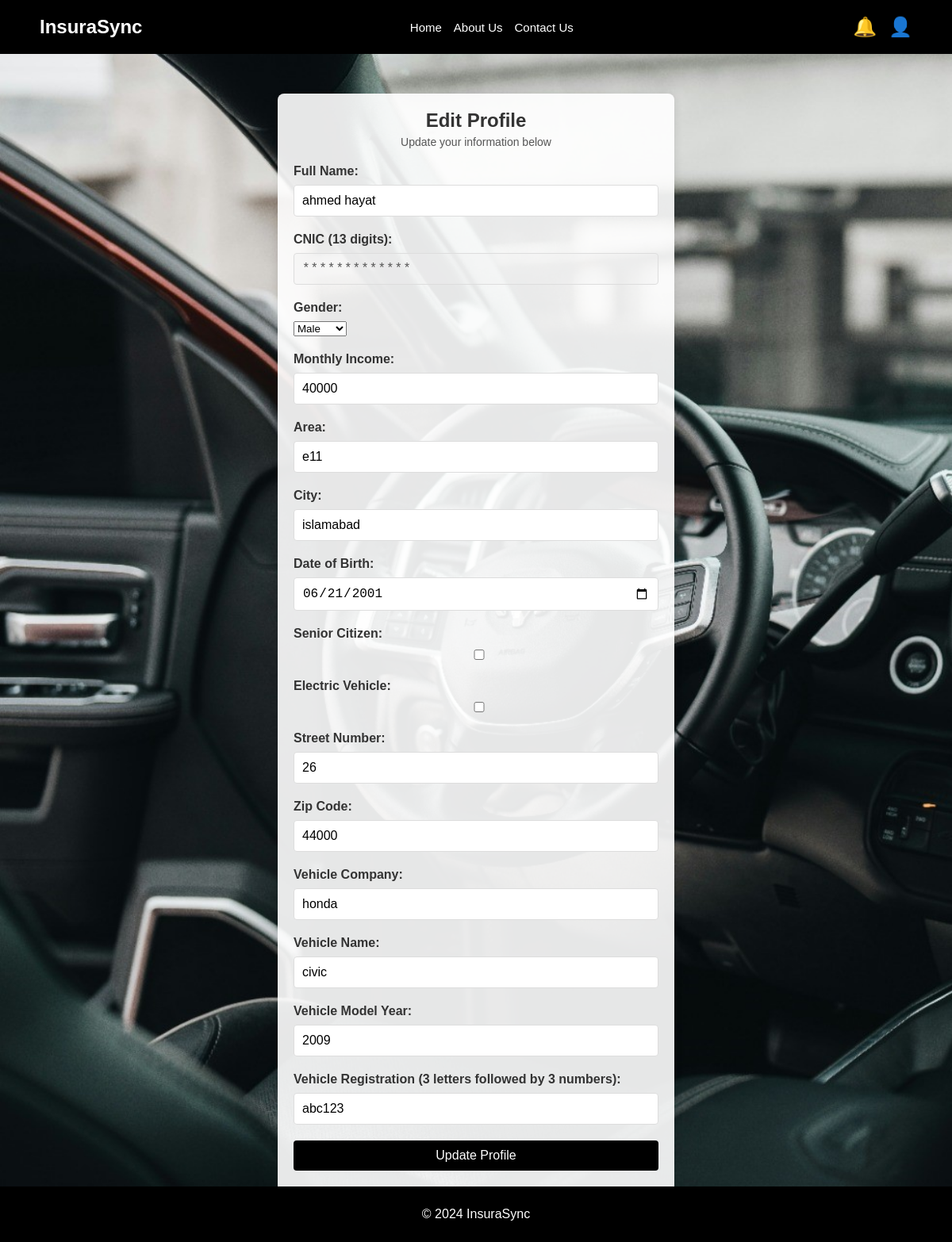
Page /profile.php (signed in) on the committed database.
### tables this page shows
CREATE TABLE `users` (
  `user_id` int(11) NOT NULL,
  `full_name` varchar(50) NOT NULL,
  `email` varchar(100) NOT NULL,
  `password` varchar(100) NOT NULL,
  `cnic` char(13) DEFAULT NULL,
  `gender` char(1) DEFAULT NULL,
  `age` int(11) DEFAULT NULL,
  `monthly_income` bigint(20) DEFAULT NULL,
  `area` varchar(50) DEFAULT NULL,
  `city` varchar(50) DEFAULT NULL,
  `dob` date DEFAULT NULL,
  `is_senior_citizen` tinyint(1) DEFAULT NULL,
  `street_number` int(11) DEFAULT NULL,
  `zip_code` int(11) DEFAULT NULL,
  `vehicle_company` text DEFAULT NULL,
  `vehicle_name` text DEFAULT NULL,
  `vehicle_model_year` year(4) DEFAULT NULL,
  `is_vehicle_EV` tinyint(1) DEFAULT NULL,
  `vehicle_reg` varchar(15) DEFAULT NULL,
  `active_policy_id` int(11) DEFAULT NULL,
  `verified_profile` tinyint(1) NOT NULL
);

### profile.php (the view, shortened to what this page needs)
<?php
$servername = "localhost";
$db_username = "root";
$db_password = "";
$dbname = "insurasync";
$form_data = [];
$user_id = $_SESSION['user_id'];
$conn = new mysqli($servername, $db_username, $db_password, $dbname);
$sql = "SELECT * FROM users WHERE user_id = ?";
$stmt = $conn->prepare($sql);
$stmt->bind_param("i", $user_id);
$stmt->execute();
$result = $stmt->get_result();
$user = $result->fetch_assoc();
function get_form_value($field) {
    global $form_data, $user;
    if (!empty($form_data) && isset($form_data[$field])) {
        return htmlspecialchars($form_data[$field]);
    } else if (isset($user[$field])) {
        return htmlspecialchars($user[$field]);
    }
    return '';
}
function is_checked($field) {
    global $form_data, $user;
    if (!empty($form_data)) {
        return isset($form_data[$field]) ? 'checked' : '';
    } else {
        return (isset($user[$field]) && $user[$field] == 1) ? 'checked' : '';
    }
}
?>
<!DOCTYPE html>
<html lang="en">
<head>
    <link href="https://cdnjs.cloudflare.com/ajax/libs/font-awesome/6.0.0-beta3/css/all.min.css" rel="stylesheet">
</head>
<body>
<header>
    <h1>InsuraSync</h1>
    <nav>
        <a href="user_dashboard.php">Home</a>
        <a href="#">About Us</a>
        <a href="#">Contact Us</a>
    </nav>
    <div class="search-profile">
        <span class="icon">🔔</span>
        <span class="icon profile-icon">👤</span>
    </div>
</header>
<div class="container">
    <div class="form-title">
        <h2>Edit Profile</h2>
        <p>Update your information below</p>
    </div>
    <form method="POST" action="">
        <div class="form-group">
            <label for="full_name">Full Name:</label>
            <input type="text" id="full_name" name="full_name"
                   value="<?php echo get_form_value('full_name'); ?>" required>
        </div>
        <div class="form-group">
            <label for="cnic">CNIC (13 digits):</label>
            <?php if (!empty($user['cnic'])): ?>
                <input type="text" id="cnic" name="cnic" value="*************" class="masked-cnic" disabled>
            <?php else: ?>
                <input type="text" id="cnic" name="cnic" value="<?php echo get_form_value('cnic'); ?>" required>
            <?php endif; ?>
        </div>
        <div class="form-group">
            <label for="gender">Gender:</label>
            <select id="gender" name="gender" required>
                <option value="male" <?php echo (get_form_value('gender') == 'm' || (isset($form_data['gender']) && $form_data['gender'] == 'male')) ? 'selected' : ''; ?>>Male</option>
            </select>
        </div>
        <div class="form-group">
            <label for="monthly_income">Monthly Income:</label>
            <input type="number" id="monthly_income" name="monthly_income"
                   value="<?php echo get_form_value('monthly_income'); ?>" min="0" required>
        </div>
        <div class="form-group">
            <label for="area">Area:</label>
            <input type="text" id="area" name="area"
                   value="<?php echo get_form_value('area'); ?>" required>
        </div>
        <div class="form-group">
            <label for="city">City:</label>
            <input type="text" id="city" name="city"
                   value="<?php echo get_form_value('city'); ?>" required>
        </div>
        <div class="form-group">
            <label for="dob">Date of Birth:</label>
            <input type="date" id="dob" name="dob"
                   value="<?php echo get_form_value('dob'); ?>" required
                   oninput="calculateAge()">
        </div>
        <div class="form-group">
            <label for="is_senior_citizen">Senior Citizen:</label>
            <input type="checkbox" id="is_senior_citizen" name="is_senior_citizen"
                   <?php echo is_checked('is_senior_citizen'); ?>>
        </div>
        <div class="form-group">
            <label for="is_vehicle_EV">Electric Vehicle:</label>
            <input type="checkbox" id="is_vehicle_EV" name="is_vehicle_EV"
                   <?php echo is_checked('is_vehicle_EV'); ?>>
        </div>
        <div class="form-group">
            <label for="street_number">Street Number:</label>
            <input type="text" id="street_number" name="street_number"
                   value="<?php echo get_form_value('street_number'); ?>" required>
        </div>
        <div class="form-group">
            <label for="zip_code">Zip Code:</label>
            <input type="text" id="zip_code" name="zip_code"
                   value="<?php echo get_form_value('zip_code'); ?>" required
                   pattern="[0-9]*" min="0" oninput="this.value = this.value.replace(/[^0-9]/g, '')">
        </div>
        <div class="form-group">
            <label for="vehicle_company">Vehicle Company:</label>
            <input type="text" id="vehicle_company" name="vehicle_company"
                   value="<?php echo get_form_value('vehicle_company'); ?>" required>
        </div>
        <div class="form-group">
            <label for="vehicle_name">Vehicle Name:</label>
            <input type="text" id="vehicle_name" name="vehicle_name"
                   value="<?php echo get_form_value('vehicle_name'); ?>" required>
        </div>
        <div class="form-group">
            <label for="vehicle_model_year">Vehicle Model Year:</label>
            <input type="text" id="vehicle_model_year" name="vehicle_model_year"
                   value="<?php echo get_form_value('vehicle_model_year'); ?>" required>
        </div>
        <div class="form-group">
            <label for="vehicle_reg">Vehicle Registration (3 letters followed by 3 numbers):</label>
            <input type="text" id="vehicle_reg" name="vehicle_reg"
                   value="<?php echo get_form_value('vehicle_reg'); ?>" required
                   pattern="[A-Za-z]{3}[0-9]{3}" title="3 letters followed by 3 numbers">
        </div>
        <div class="form-group">
            <input type="submit" value="Update Profile">
        </div>
    </form>
</div>
<footer>
    <p>© 2024 InsuraSync</p>
</footer>
</body>
</html>

### profile.php (style rules this page uses)
body { font-family: Arial, sans-serif; margin: 0; padding: 0; background-image: url('bg.jpg'); background-size: cover; background-repeat: no-repeat; background-attachment: fixed; color: #333; }
header { background-color: #000; color: white; padding: 20px 50px; display: flex; justify-content: space-between; align-items: center; position: sticky; z-index: 1000; top: 0; }
header h1 { margin: 0; font-size: 24px; }
nav { display: flex; gap: 15px; }
nav a { color: white; text-decoration: none; font-size: 15px; }
.search-profile { display: flex; align-items: center; position: relative; }
.icon { font-size: 24px; margin-left: 15px; cursor: pointer; }
.container { max-width: 500px; margin: 50px auto; padding: 20px; background-color: rgba(255, 255, 255, 0.9); border-radius: 8px; box-shadow: 0 4px 12px rgba(0, 0, 0, 0.1); width: 100%; box-sizing: border-box; }
.form-title { text-align: center; margin-bottom: 20px; }
.form-title h2 { margin: 0; color: #333; }
.form-title p { margin-top: 5px; font-size: 14px; color: #555; }
.form-group { margin-bottom: 20px; }
.form-group label { display: block; margin-bottom: 8px; font-weight: bold; }
.form-group input { width: 100%; padding: 10px; font-size: 16px; border: 1px solid #ddd; border-radius: 4px; box-sizing: border-box; }
.form-group input[type="submit"] { background-color: #000; color: white; cursor: pointer; border: none; transition: background-color 0.3s; }
footer { background-color: #000; color: white; text-align: center; padding: 10px 0; position: fixed; bottom: 0; width: 100%; }
.masked-cnic { font-family: 'Courier', monospace; letter-spacing: 1px; }
.masked-cnic::before { content: '*********************'; visibility: hidden; }

### rows in the picture
users: full_name "ahmed hayat", gender "Male", monthly_income "40000", area "e11", city "islamabad", dob "06/21/2001", street_number "26", zip_code "44000", vehicle_company "honda", vehicle_name "civic", vehicle_model_year "2009", vehicle_reg "abc123"
